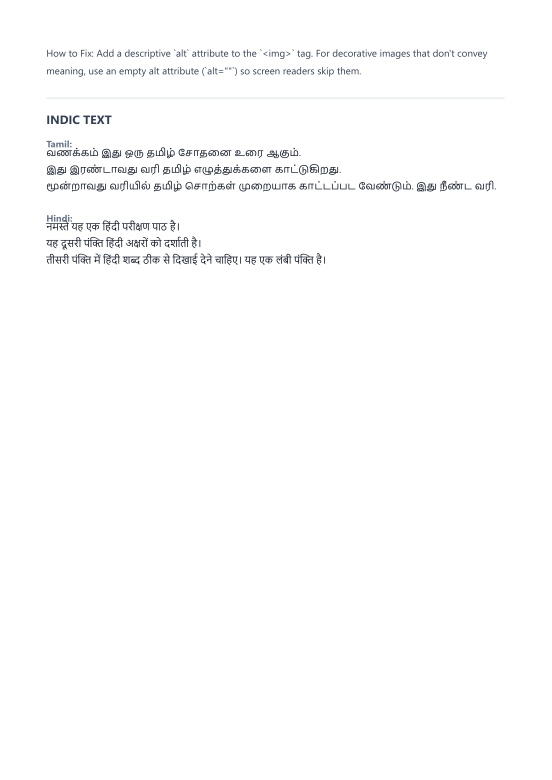
#> input picture backend/page2.png, 1654 x 2339 px (shown at 1/3 size)
$ python ascii1.py
#> lines starting #> are read from the running program, lines starting #| are printed output that depends on the picture; after the words box and inside, x2 and y2 are one past the last pixel; in counts of white or black regions, pixels touching at a corner belong together
from PIL import Image
import numpy as np

im = np.array(Image.open('page2.png').convert('L'))
h, w = im.shape
#> h = 2339; w = 1654
# crop the INDIC region (rows 330..830, full width)
top, bot = 330, 830
crop = im[top:bot, :]
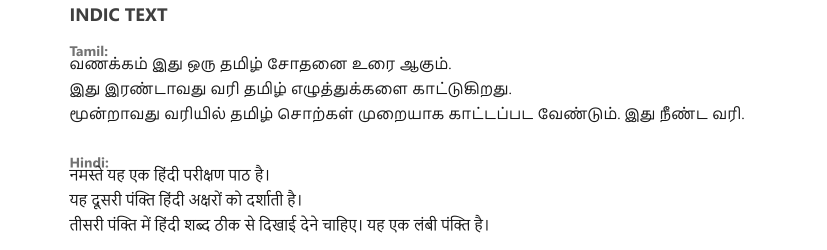
#> crop: shape (500, 1654) (shown at 1/2 size); min 24, max 255, mean 245
ink = crop < 210
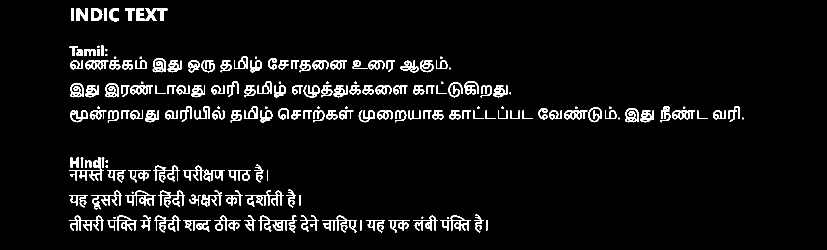
#> ink: shape (500, 1654) bool (shown at 1/2 size); 5.3% white; 186 white regions (27 under 20 px), largest, box (x1, y1, x2, y2) and area: (517, 430, 593, 466) 856, (491, 380, 567, 414) 797, (138, 314, 207, 362) 783
# downsample to ASCII grid: block size
bw = 12
bh = 6
chars = ' .:-=+*#%@'
out = []
for y in range(0, crop.shape[0], bh):
    line = ''
    for x in range(0, crop.shape[1], bw):
        block = ink[y:y+bh, x:x+bw]
        frac = block.mean() if block.size else 0
        idx = int(frac * (len(chars) - 1))
        line += chars[idx]
    out.append(line)
#> after the loop, out = 84 items
for ln in out:
    print(ln)
#> this loop made 84 passes

$ run again, with backend/render-1.png copied over backend/page2.png
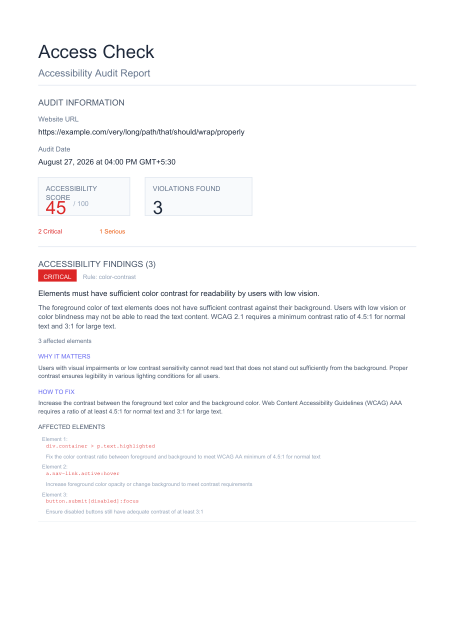
#> input picture backend/render-1.png, 910 x 1287 px (shown at 1/2 size)
#> `crop = im[top:bot, :]`:
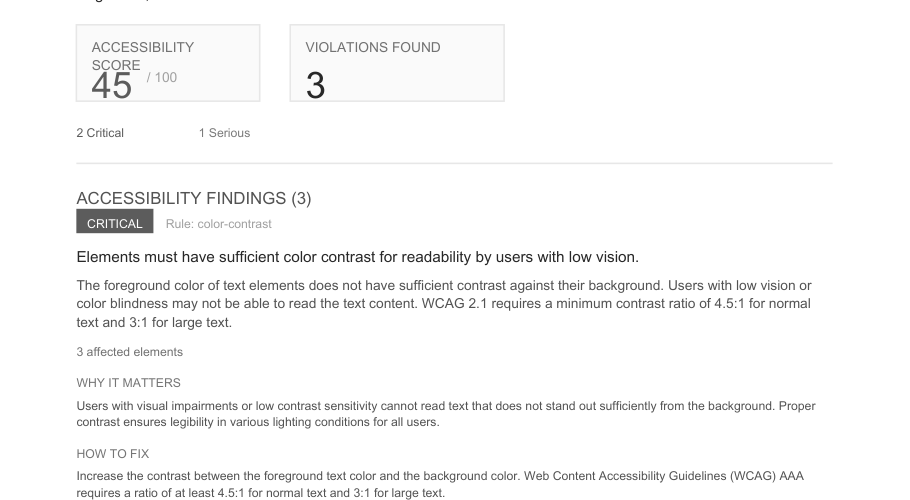
#> crop: shape (500, 910); min 40, max 255, mean 248.2
#> `ink = crop < 210`:
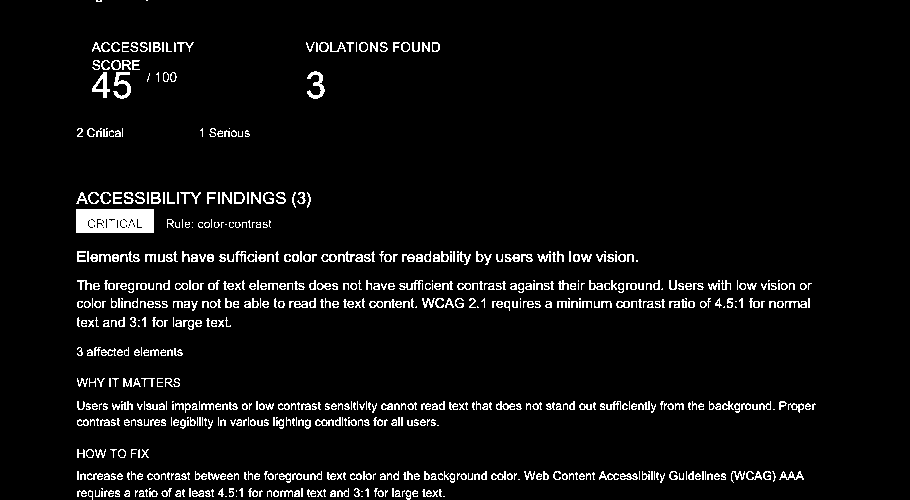
#> ink: shape (500, 910) bool; 4.8% white in thin lines or dots, all inside (x1, y1, x2, y2) = (76, 0, 816, 500)
#> after the loop `for y in range(0, crop.shape[0], bh):`: out = 84 items
#> the loop `for ln in out:` made 84 passes

$ run again, with backend/render-2.png copied over backend/page2.png
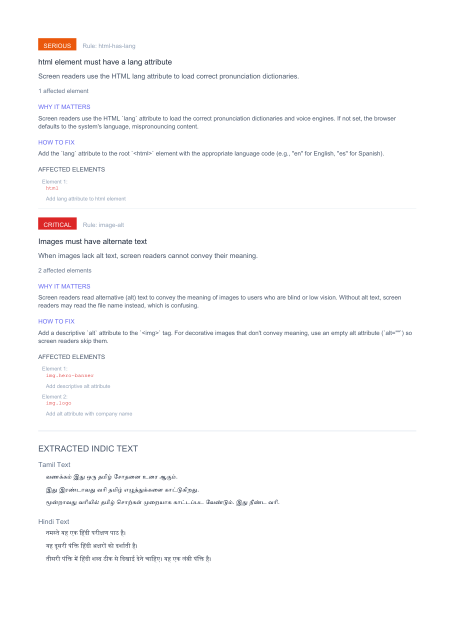
#> input picture backend/render-2.png, 910 x 1287 px (shown at 1/2 size)
#> `crop = im[top:bot, :]`:
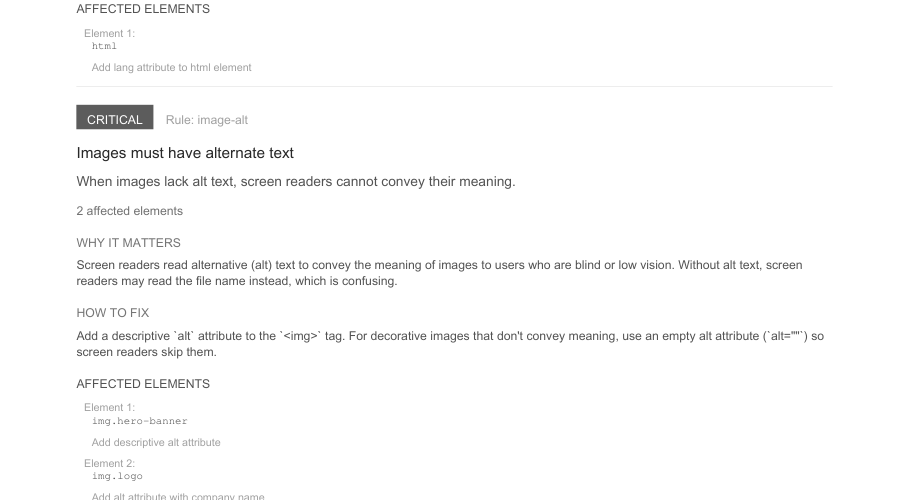
#> crop: shape (500, 910); min 40, max 255, mean 250.9
#> `ink = crop < 210`:
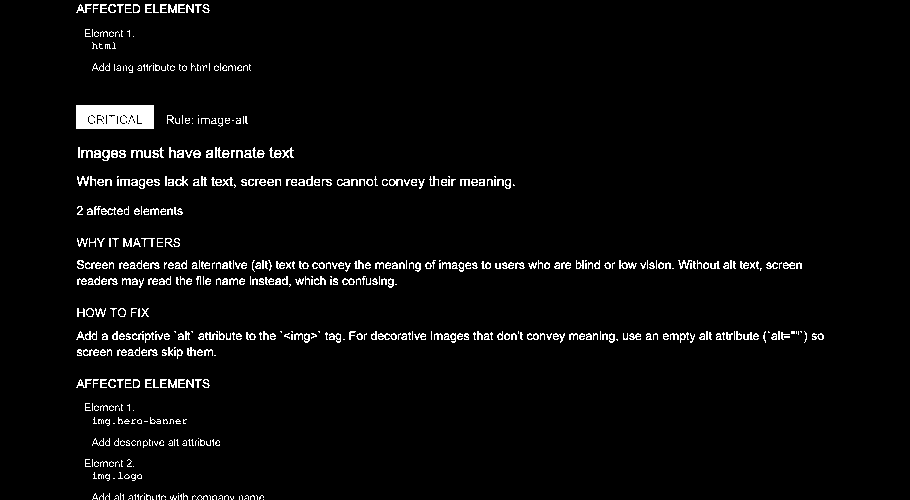
#> ink: shape (500, 910) bool; 3.2% white in thin lines or dots, all inside (x1, y1, x2, y2) = (76, 4, 824, 500)
#> after the loop `for y in range(0, crop.shape[0], bh):`: out = 84 items
#> the loop `for ln in out:` made 84 passes
